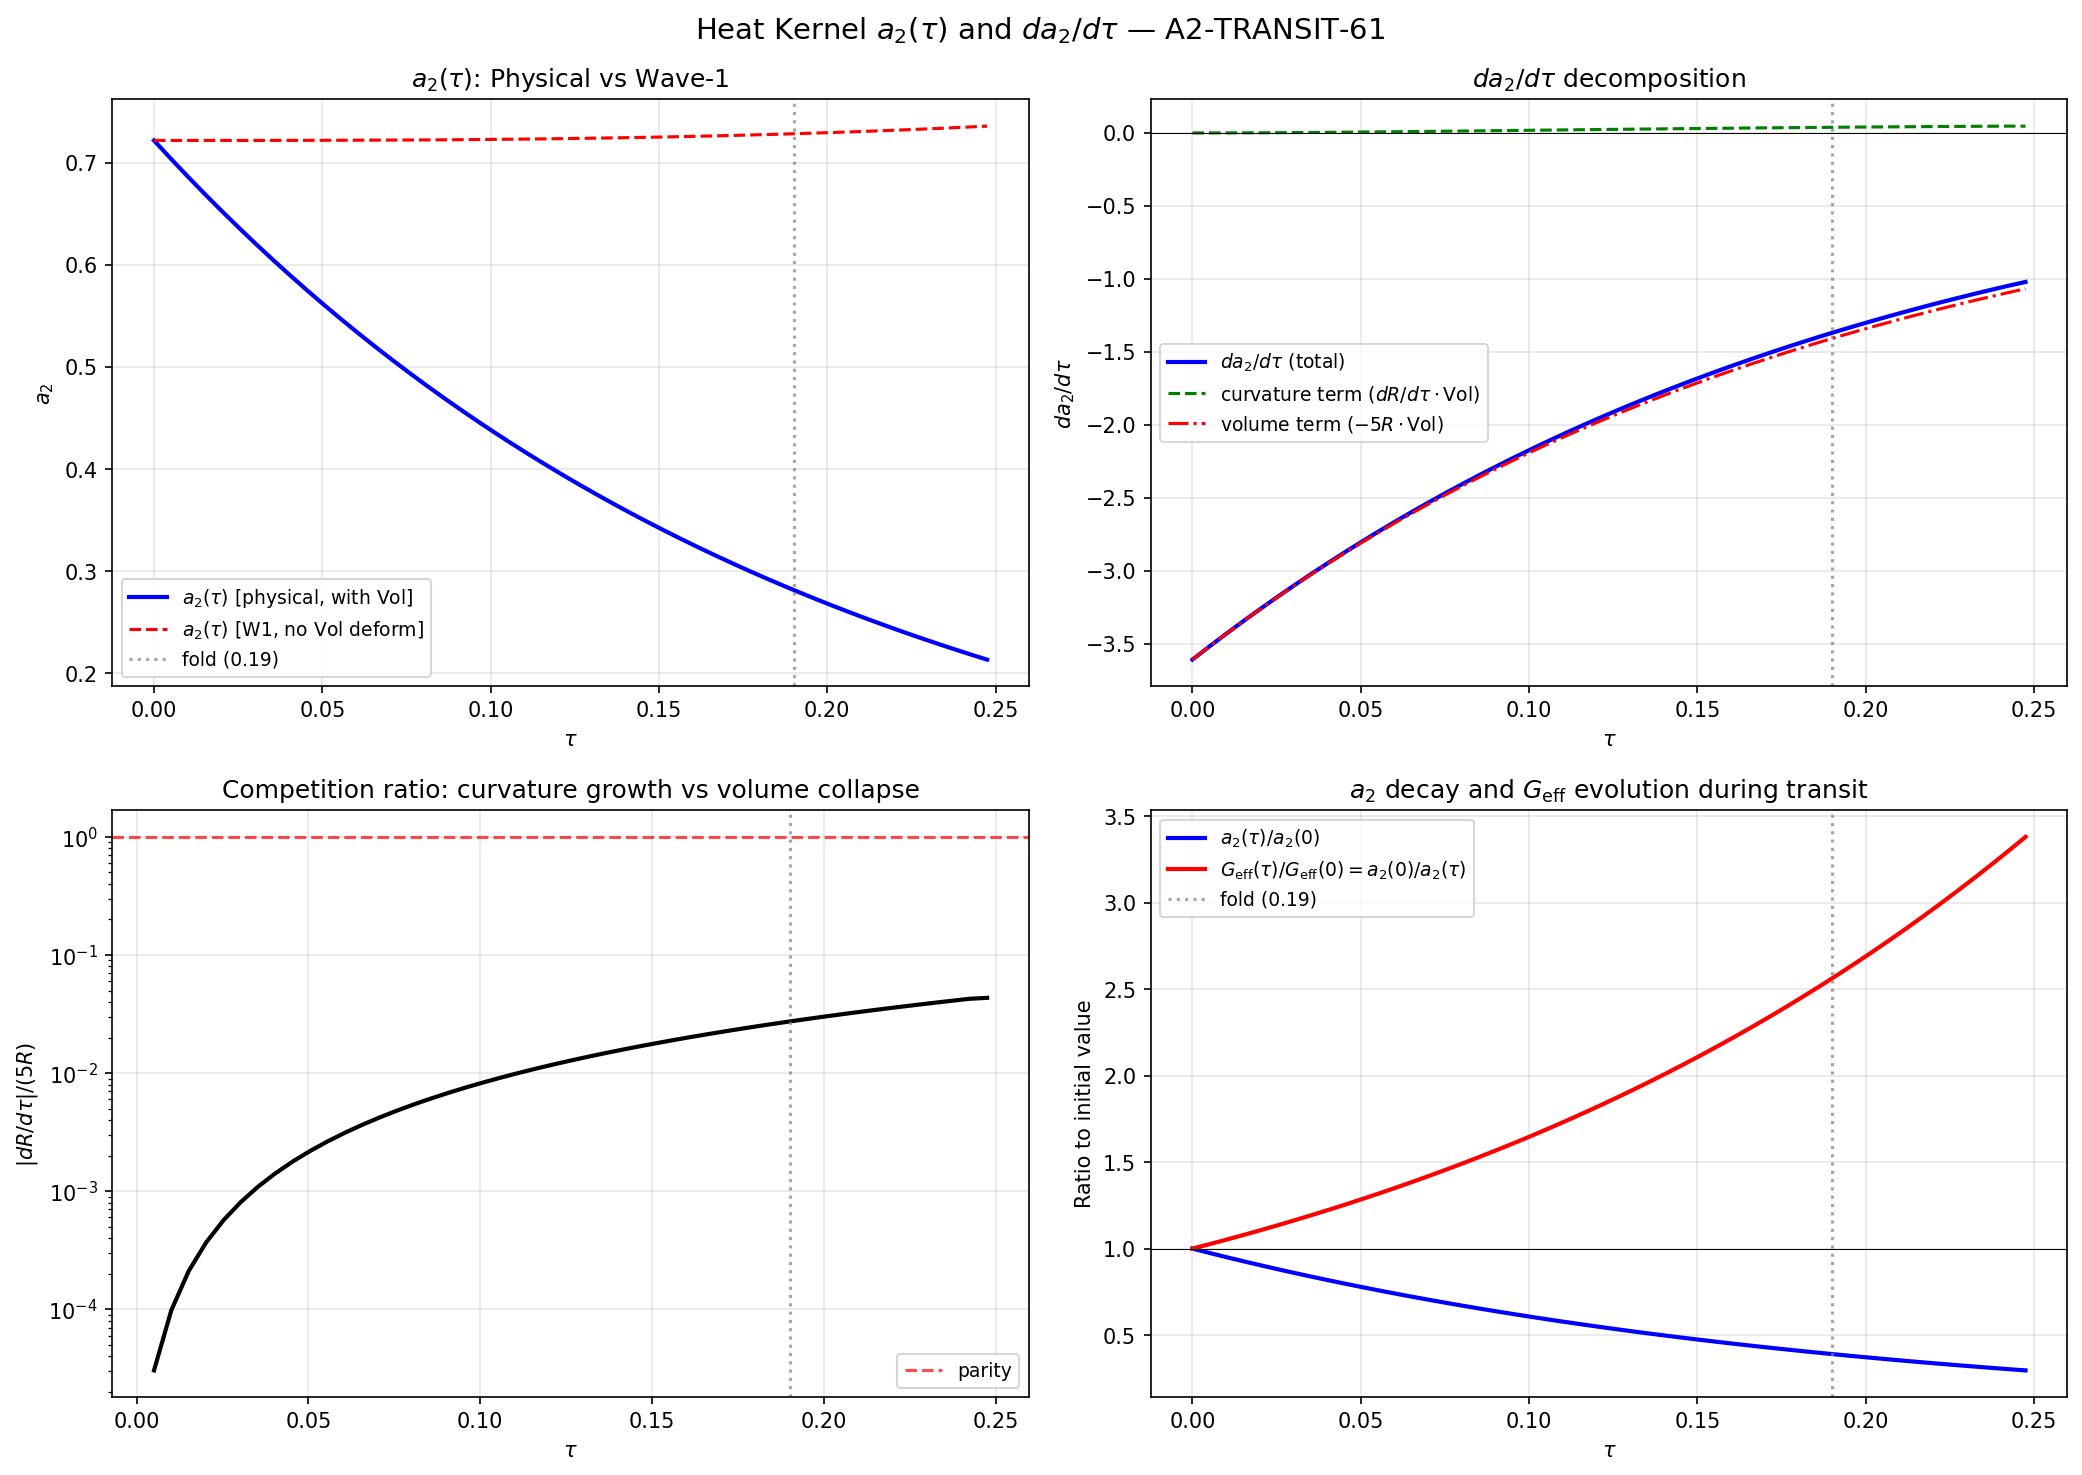

Generate this figure with Python:
#!/usr/bin/env python3
"""
s61_a2_tau_derivative.py — Heat Kernel a_2 Tau Derivative (A2-TRANSIT-61)
=========================================================================

Hawking-Theorist computation, Session 61 Wave 2.

Computes d(a_2)/d(tau) along the transit path tau in [0, 0.25].
Determines whether G_eff evolves during transit.

Physics:
  a_2^{SD}(tau) = (4pi)^{-4} * (20/3) * R(tau) * Vol(tau)

  where Vol(tau) = Vol_round * e^{-5*tau} (Jensen deformation compresses
  5 complement directions, each scaling by e^{-tau}).

  R(tau) = scalar curvature from Milnor formula on SU(3) with Jensen metric.

  Product rule:
    da_2/dtau = (4pi)^{-4} * (20/3) * [dR/dtau * Vol(tau) + R(tau) * dVol/dtau]
              = (4pi)^{-4} * (20/3) * Vol(tau) * [dR/dtau - 5*R(tau)]

  since dVol/dtau = -5 * Vol(tau).

Gate: A2-TRANSIT-61
  PASS if d(a_2)/dtau monotonic and nonzero in [0, 0.25].
  FAIL if a_2 constant (da_2/dtau = 0).
  INFO if sign change.

Reads: computations/session-61/s61_heat_kernel_a2.npz (Wave 1 data)
Writes: computations/session-61/s61_a2_tau_derivative.npz
        computations/session-61/s61_a2_tau_derivative.png
"""

import sys
import os
sys.path.insert(0, os.path.dirname(os.path.abspath(__file__)))
from canonical_constants import (
    PI, Vol_SU3_Haar, tau_fold
)
import numpy as np
import matplotlib
matplotlib.use('Agg')
import matplotlib.pyplot as plt

# ============================================================================
#  Load Wave 1 data
# ============================================================================

data = np.load(os.path.join(os.path.dirname(__file__), 's61_heat_kernel_a2.npz'),
               allow_pickle=True)

tau_arr = data['tau_arr']       # 100 points, [0, 0.5]
R_arr   = data['R_arr']         # Scalar curvature R(tau) from Milnor formula
N_tau   = int(data['N_tau'])

# ============================================================================
#  Restrict to tau in [0, 0.25]
# ============================================================================

mask = tau_arr <= 0.25 + 1e-10
tau = tau_arr[mask]
R   = R_arr[mask]
N_pts = len(tau)
dtau = tau[1] - tau[0]  # uniform spacing

print(f"Working with {N_pts} tau points in [0, {tau[-1]:.4f}]")
print(f"dtau = {dtau:.8f}")
print(f"R(0) = {R[0]:.6f}, R(fold) = {R_arr[int(data['idx_fold'])]:.6f}")

# ============================================================================
#  Compute Volume and physically correct a_2
# ============================================================================

# Vol(tau) = Vol_round * e^{-5*tau}
Vol = Vol_SU3_Haar * np.exp(-5.0 * tau)

# Seeley-DeWitt prefactor
prefactor = (4.0 * PI)**(-4) * (20.0 / 3.0)

# a_2(tau) = prefactor * R(tau) * Vol(tau)
a2 = prefactor * R * Vol

print(f"\n--- Physical a_2(tau) with volume deformation ---")
print(f"a_2(0)    = {a2[0]:.8f}")
idx_fold = np.argmin(np.abs(tau - tau_fold))
print(f"a_2(fold) = {a2[idx_fold]:.8f}  (tau={tau[idx_fold]:.4f})")
print(f"a_2(max)  = {a2[-1]:.8f}  (tau={tau[-1]:.4f})")

# Also store the W1 version (without volume deformation) for comparison
a2_noVol = prefactor * R * Vol_SU3_Haar  # = W1's a2_SD_arr restricted

# ============================================================================
#  Compute dR/dtau (numerical, central differences)
# ============================================================================

dR_dtau = np.gradient(R, dtau)

# Also compute 2nd derivative for curvature analysis
d2R_dtau2 = np.gradient(dR_dtau, dtau)

print(f"\n--- dR/dtau ---")
print(f"dR/dtau(0)    = {dR_dtau[0]:.8f}")
print(f"dR/dtau(fold) = {dR_dtau[idx_fold]:.8f}")
print(f"dR/dtau(0.25) = {dR_dtau[-1]:.8f}")
print(f"dR/dtau range: [{dR_dtau.min():.8f}, {dR_dtau.max():.8f}]")

# ============================================================================
#  Compute da_2/dtau: analytical via product rule
# ============================================================================

# da_2/dtau = prefactor * Vol(tau) * [dR/dtau - 5*R(tau)]
# Two contributions:
#   (A) curvature growth:  prefactor * Vol * dR/dtau
#   (B) volume collapse:   prefactor * Vol * (-5*R) = -5 * a_2

da2_curvature = prefactor * Vol * dR_dtau         # Term (A)
da2_volume    = prefactor * Vol * (-5.0 * R)       # Term (B)
da2_analytic  = da2_curvature + da2_volume         # Total

# Cross-check: numerical derivative of a_2
da2_numerical = np.gradient(a2, dtau)

# Relative discrepancy
rel_err = np.abs(da2_analytic - da2_numerical) / (np.abs(da2_analytic) + 1e-30)

print(f"\n--- da_2/dtau ---")
print(f"da_2/dtau(0) [analytic]  = {da2_analytic[0]:.8f}")
print(f"da_2/dtau(0) [numerical] = {da2_numerical[0]:.8f}")
print(f"Max relative discrepancy = {rel_err[2:-2].max():.2e}")  # exclude edges
print()
print(f"da_2/dtau(fold) = {da2_analytic[idx_fold]:.8f}")
print(f"da_2/dtau(0.25) = {da2_analytic[-1]:.8f}")
print()

# ============================================================================
#  Sign analysis: Is da_2/dtau monotonically nonzero?
# ============================================================================

sign_arr = np.sign(da2_analytic)
sign_changes = np.sum(np.abs(np.diff(sign_arr)) > 0)
all_negative = np.all(da2_analytic < 0)
all_positive = np.all(da2_analytic > 0)
any_zero = np.any(np.abs(da2_analytic) < 1e-15)

# Check monotonicity of da_2/dtau itself
d2a2 = np.gradient(da2_analytic, dtau)
da2_monotone = np.all(d2a2[2:-2] <= 0) or np.all(d2a2[2:-2] >= 0)

# Competition ratio: |dR/dtau| vs |5*R|
competition = np.abs(dR_dtau) / (5.0 * R)

print(f"--- Sign Analysis ---")
print(f"Sign changes in da_2/dtau: {sign_changes}")
print(f"All negative: {all_negative}")
print(f"All positive: {all_positive}")
print(f"Any zero crossings: {any_zero}")
print(f"da_2/dtau monotone (interior): {da2_monotone}")
print(f"Competition ratio |dR'/dtau| / |5R| : [{competition.min():.6f}, {competition.max():.6f}]")
print(f"  -> Volume term dominates by factor 1/ratio = [{1/competition.max():.1f}, {1/competition.min():.1f}]")

# ============================================================================
#  Fractional change in a_2 across transit
# ============================================================================

a2_at_0 = a2[0]
a2_at_fold = a2[idx_fold]
a2_at_025 = a2[-1]

frac_0_to_fold = (a2_at_fold - a2_at_0) / a2_at_0
frac_0_to_025  = (a2_at_025 - a2_at_0) / a2_at_0

# G_eff ~ 1/a_2, so delta_G/G = -delta_a2/a2
delta_G_0_to_fold = -frac_0_to_fold
delta_G_0_to_025  = -frac_0_to_025

print(f"\n--- Fractional Changes ---")
print(f"a_2(0)    = {a2_at_0:.8f}")
print(f"a_2(fold) = {a2_at_fold:.8f}")
print(f"a_2(0.25) = {a2_at_025:.8f}")
print(f"Delta(a_2)/a_2 [0->fold]  = {frac_0_to_fold:.6f} = {frac_0_to_fold*100:.2f}%")
print(f"Delta(a_2)/a_2 [0->0.25]  = {frac_0_to_025:.6f} = {frac_0_to_025*100:.2f}%")
print(f"Delta(G_eff)/G [0->fold]  = {delta_G_0_to_fold:.6f} = {delta_G_0_to_fold*100:.2f}%")
print(f"Delta(G_eff)/G [0->0.25]  = {delta_G_0_to_025:.6f} = {delta_G_0_to_025*100:.2f}%")

# ============================================================================
#  Characteristic scales
# ============================================================================

# e-folding scale for a_2 decay
tau_efold = -a2 / da2_analytic  # tau scale over which a_2 drops by factor e

print(f"\n--- Characteristic Scales ---")
print(f"tau_efold(0)    = {tau_efold[0]:.6f}")
print(f"tau_efold(fold) = {tau_efold[idx_fold]:.6f}")
print(f"tau_efold(0.25) = {tau_efold[-1]:.6f}")

# ============================================================================
#  Gate Verdict
# ============================================================================

if all_negative and sign_changes == 0:
    verdict = "PASS"
    detail = (f"da_2/dtau < 0 everywhere in [0, 0.25]. "
              f"Monotonically decreasing. "
              f"Delta(a_2)/a_2 = {frac_0_to_fold*100:.1f}% at fold, "
              f"{frac_0_to_025*100:.1f}% at tau=0.25. "
              f"G_eff INCREASES during transit by {delta_G_0_to_fold*100:.1f}% to fold.")
elif all_positive and sign_changes == 0:
    verdict = "PASS"
    detail = (f"da_2/dtau > 0 everywhere in [0, 0.25]. "
              f"Monotonically increasing.")
elif sign_changes > 0:
    # Find the sign change locations
    sc_idx = np.where(np.abs(np.diff(sign_arr)) > 0)[0]
    sc_taus = 0.5 * (tau[sc_idx] + tau[sc_idx + 1])
    verdict = "INFO"
    detail = (f"Sign change(s) in da_2/dtau at tau = {sc_taus}. "
              f"a_2 has turning point(s).")
elif any_zero:
    verdict = "FAIL"
    detail = "da_2/dtau = 0 identically (a_2 constant)."
else:
    verdict = "PASS"
    detail = f"da_2/dtau nonzero and monotonic."

print(f"\n{'='*60}")
print(f"GATE: A2-TRANSIT-61")
print(f"VERDICT: {verdict}")
print(f"DETAIL: {detail}")
print(f"{'='*60}")

# ============================================================================
#  Save data
# ============================================================================

outpath = os.path.join(os.path.dirname(__file__), 's61_a2_tau_derivative.npz')
np.savez(outpath,
    # Grid
    tau=tau,
    dtau=dtau,
    N_pts=N_pts,
    idx_fold=idx_fold,
    tau_fold=tau_fold,
    # Physical a_2 (with volume deformation)
    a2_physical=a2,
    a2_noVol=a2_noVol,
    # Curvature
    R=R,
    dR_dtau=dR_dtau,
    d2R_dtau2=d2R_dtau2,
    # Volume
    Vol=Vol,
    # Derivatives
    da2_analytic=da2_analytic,
    da2_numerical=da2_numerical,
    da2_curvature=da2_curvature,
    da2_volume=da2_volume,
    # Sign analysis
    sign_changes=sign_changes,
    competition_ratio=competition,
    # Fractional changes
    frac_0_to_fold=frac_0_to_fold,
    frac_0_to_025=frac_0_to_025,
    delta_G_0_to_fold=delta_G_0_to_fold,
    delta_G_0_to_025=delta_G_0_to_025,
    # Characteristic scale
    tau_efold=tau_efold,
    # Gate
    gate_name='A2-TRANSIT-61',
    gate_verdict=verdict,
    gate_detail=detail,
)
print(f"\nSaved: {outpath}")

# ============================================================================
#  Plot
# ============================================================================

fig, axes = plt.subplots(2, 2, figsize=(14, 10))
fig.suptitle(r'Heat Kernel $a_2(\tau)$ and $da_2/d\tau$ — A2-TRANSIT-61', fontsize=14)

# --- Panel 1: a_2(tau) with and without volume ---
ax = axes[0, 0]
ax.plot(tau, a2, 'b-', linewidth=2, label=r'$a_2(\tau)$ [physical, with Vol]')
ax.plot(tau, a2_noVol, 'r--', linewidth=1.5, label=r'$a_2(\tau)$ [W1, no Vol deform]')
ax.axvline(tau_fold, color='gray', linestyle=':', alpha=0.7, label=f'fold ({tau_fold})')
ax.set_xlabel(r'$\tau$')
ax.set_ylabel(r'$a_2$')
ax.set_title(r'$a_2(\tau)$: Physical vs Wave-1')
ax.legend(fontsize=9)
ax.grid(True, alpha=0.3)

# --- Panel 2: da_2/dtau decomposition ---
ax = axes[0, 1]
ax.plot(tau, da2_analytic, 'b-', linewidth=2, label=r'$da_2/d\tau$ (total)')
ax.plot(tau, da2_curvature, 'g--', linewidth=1.5, label=r'curvature term ($dR/d\tau \cdot \mathrm{Vol}$)')
ax.plot(tau, da2_volume, 'r-.', linewidth=1.5, label=r'volume term ($-5R \cdot \mathrm{Vol}$)')
ax.axhline(0, color='k', linewidth=0.5)
ax.axvline(tau_fold, color='gray', linestyle=':', alpha=0.7)
ax.set_xlabel(r'$\tau$')
ax.set_ylabel(r'$da_2/d\tau$')
ax.set_title(r'$da_2/d\tau$ decomposition')
ax.legend(fontsize=9)
ax.grid(True, alpha=0.3)

# --- Panel 3: competition ratio ---
ax = axes[1, 0]
ax.semilogy(tau[1:], competition[1:], 'k-', linewidth=2)
ax.axhline(1.0, color='r', linestyle='--', alpha=0.7, label='parity')
ax.axvline(tau_fold, color='gray', linestyle=':', alpha=0.7)
ax.set_xlabel(r'$\tau$')
ax.set_ylabel(r'$|dR/d\tau| / (5R)$')
ax.set_title(r'Competition ratio: curvature growth vs volume collapse')
ax.legend(fontsize=9)
ax.grid(True, alpha=0.3)

# --- Panel 4: fractional a_2 decay and G_eff evolution ---
ax = axes[1, 1]
ax.plot(tau, a2 / a2[0], 'b-', linewidth=2, label=r'$a_2(\tau)/a_2(0)$')
ax.plot(tau, a2[0] / a2, 'r-', linewidth=2, label=r'$G_\mathrm{eff}(\tau)/G_\mathrm{eff}(0) = a_2(0)/a_2(\tau)$')
ax.axvline(tau_fold, color='gray', linestyle=':', alpha=0.7, label=f'fold ({tau_fold})')
ax.axhline(1.0, color='k', linewidth=0.5)
ax.set_xlabel(r'$\tau$')
ax.set_ylabel('Ratio to initial value')
ax.set_title(r'$a_2$ decay and $G_\mathrm{eff}$ evolution during transit')
ax.legend(fontsize=9)
ax.grid(True, alpha=0.3)

plt.tight_layout()
plotpath = os.path.join(os.path.dirname(__file__), 's61_a2_tau_derivative.png')
fig.savefig(plotpath, dpi=150, bbox_inches='tight')
print(f"Saved: {plotpath}")

# ============================================================================
#  Summary table
# ============================================================================

print(f"\n{'='*60}")
print("SUMMARY TABLE")
print(f"{'='*60}")
print(f"{'tau':>8} | {'a_2':>12} | {'da_2/dtau':>12} | {'a_2/a_2(0)':>10} | {'G/G(0)':>10}")
print(f"{'-'*8}-+-{'-'*12}-+-{'-'*12}-+-{'-'*10}-+-{'-'*10}")
for i_show in [0, idx_fold, N_pts-1]:
    t = tau[i_show]
    print(f"{t:>8.4f} | {a2[i_show]:>12.8f} | {da2_analytic[i_show]:>12.8f} | "
          f"{a2[i_show]/a2[0]:>10.6f} | {a2[0]/a2[i_show]:>10.6f}")

# Additional key points
for t_check in [0.05, 0.10, 0.15, 0.20]:
    i_c = np.argmin(np.abs(tau - t_check))
    print(f"{tau[i_c]:>8.4f} | {a2[i_c]:>12.8f} | {da2_analytic[i_c]:>12.8f} | "
          f"{a2[i_c]/a2[0]:>10.6f} | {a2[0]/a2[i_c]:>10.6f}")

print(f"\nKey: G_eff ~ 1/a_2, so G_eff(tau)/G_eff(0) = a_2(0)/a_2(tau)")
